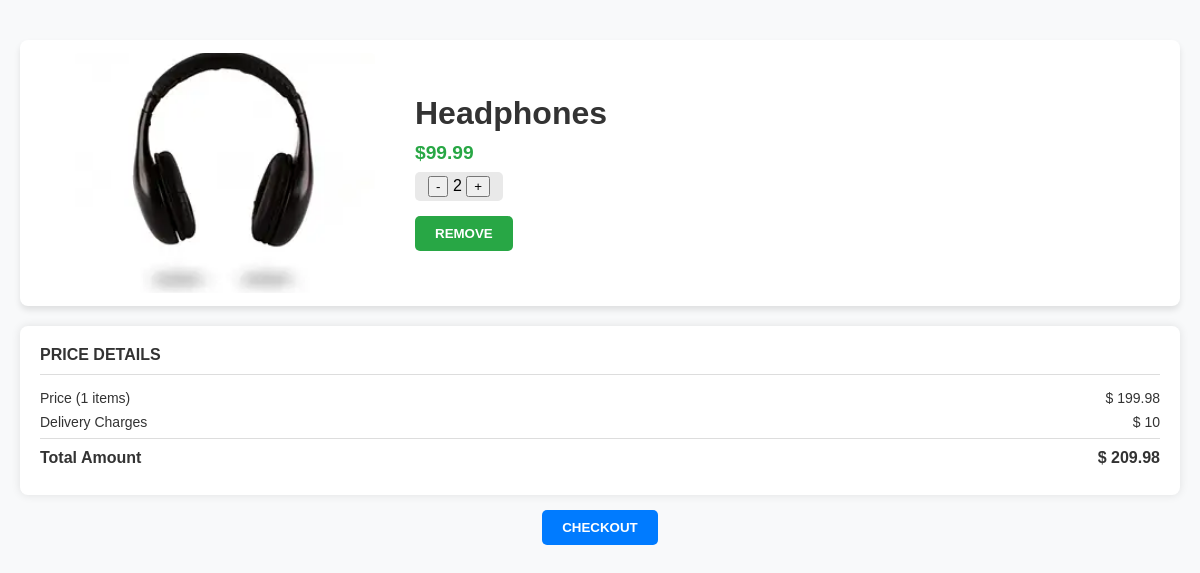
Screenshot of /cart (signed in) with the database file from the repository.
### User/models.py (models this page shows)
class Products(models.Model):
    image = models.ImageField(upload_to='images/')
    product = models.CharField(max_length=30)
    price = models.FloatField()
    desc = models.CharField(max_length=300)
    categori = models.CharField(max_length=100)

### User/views.py (the view)
# urls.py: path('cart', UserCart),
def UserCart(request):
    userId = request.session.get('userId')
    if not userId:
        return redirect("/login")
    cart_items = Cart.objects.filter(userId_id=userId)
    cartData = []
    subtotal = 0
    delivery_charge = 10
    for item in cart_items:
        products = Products.objects.get(id=item.productId_id)
        item_subtotal = item.quantity * products.price
        subtotal += item_subtotal
        cartData.append({
            "id": products.id,
            "product": products.product,
            "price": products.price,
            "image": products.image,
            "quantity": item.quantity,
            "subtotal": item_subtotal
        })
    total_price = subtotal + delivery_charge
    return render(request, "cart.html", {"data": cartData, "subtotal": subtotal,"total_price": total_price})

### templates/cart.html (shortened to what this page needs)
<!DOCTYPE html>
<html lang="en">
{% load static %}
<head>
    <link rel="stylesheet" href="{% static 'css/addcart.css' %}">
    <link rel="stylesheet" href="{% static 'css/all.min.css' %}">
</head>
<body>
    <div class="container">
        {% for item in data %}
        <div class="product-card">
            <div class="product-image">
                <img src="media/{{item.image}}" >
            </div>
            <div class="product-info">
                <h3 class="product-title">{{item.product}}</h3>
                <p class="product-price"><b>${{item.price}}</b></p>
                <div class="product-quantity">
                    <a href="/addcart?id={{item.id}}&type=decre" class="btn"><button>-</button></a></button>
                    <span>{{item.quantity}}</span>
                    <a href="/addcart?id={{item.id}}&type=incre" class="btn"><button>+</button></a>
                </div>
                <div class="button-group">
                    <a href="/remove?id={{item.id}}"><button class="buy-now">Remove</button></a>
                </div>
            </div>
        </div>
        {% endfor %}
        <div class="price-details">
            <h3>PRICE DETAILS</h3>
            <div class="row"><span>Price ({{ data|length }} items)</span><span>$ {{ subtotal|floatformat:2 }}</span></div>
            <div class="row"><span>Delivery Charges</span><span>$ 10</span></div>
            <div class="row total"><span>Total Amount</span><span>$ {{ total_price|floatformat:2 }}</span></div>
        </div>
        <div class="checkout-but">
            <a href="/checkout"><button class="add-to-cart">Checkout</button></a>
        </div>
    </div>
</body>
</html>

### Static/css/addcart.css (style rules this page uses)
body { font-family: Arial, sans-serif; margin: 0; padding: 0; background-color: #f8f9fa; }
.container { max-width: 1200px; margin: 0 auto; padding: 20px; }
.product-card { display: flex; align-items: center; background: #fff; padding: 13px 55px; margin: 20px 0; box-shadow: 0 4px 6px rgba(0, 0, 0, 0.1); border-radius: 8px; }
.product-image { width: 300px; height: 240px; margin-right: 40px; }
.product-image img { width: 100%; height: 100%; border-radius: 5px; object-fit: cover; background-attachment: fixed; }
.product-info { flex: 1; }
.product-title { font-size: 2rem; margin: 0 0 10px; color: #333; }
.product-price { font-size: 1.2rem; margin: 0 0 8px; color: #28a745; }
.button-group { display: flex; gap: 10px; }
.add-to-cart, .buy-now { padding: 10px 20px; border: none; border-radius: 5px; cursor: pointer; text-transform: uppercase; font-weight: bold; text-align: center; align-items: center; }
.add-to-cart { background: #007bff; color: #fff; }
.buy-now { background: #28a745; color: #fff; }
.product-quantity { width: 80px; padding: 4px; border-radius: 5px; text-align: center; margin: 0px 0px 15px; background-color: rgb(233, 233, 233); }
.product-quantity a { text-decoration: none; }
.price-details { background: #fff; padding: 20px; border-radius: 8px; box-shadow: 0px 0px 10px rgba(0, 0, 0, 0.1); margin-bottom: 15px; }
.price-details h3 { margin: 0 0 15px; font-size: 16px; color: #333; border-bottom: 1px solid #ddd; padding-bottom: 10px; }
.row { display: flex; justify-content: space-between; margin: 8px 0; font-size: 14px; color: #333; }
.total { font-weight: bold; font-size: 16px; border-top: 1px solid #ddd; padding-top: 10px; }
.checkout-but { text-align: center; }

### rows the page displays
Products: image (picture), product "Headphones", price "99.99"

### other values shown
{{ item.quantity }} "2"
{{ data|length }} "1"
{{ subtotal|floatformat:2 }} "199.98"
{{ total_price|floatformat:2 }} "209.98"
